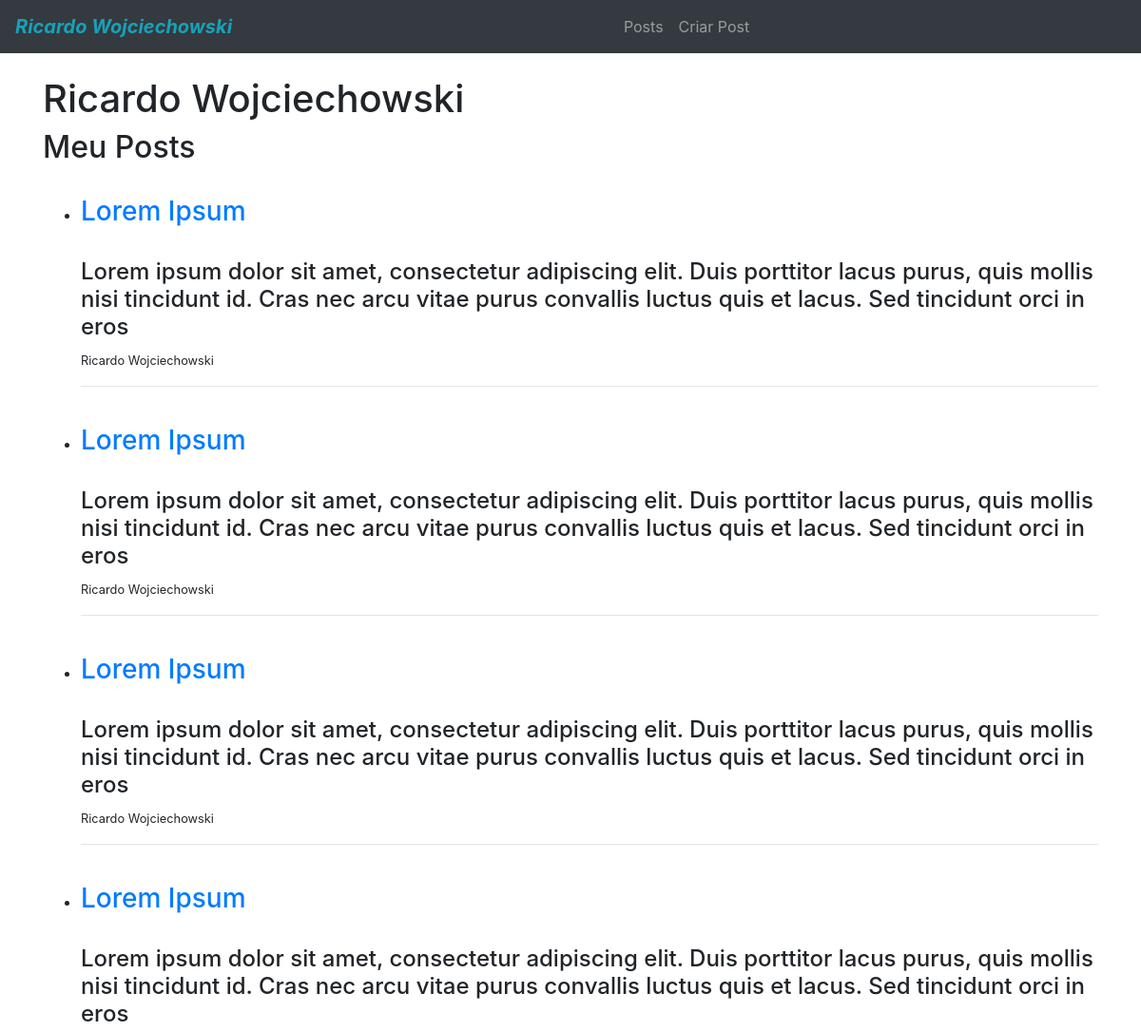
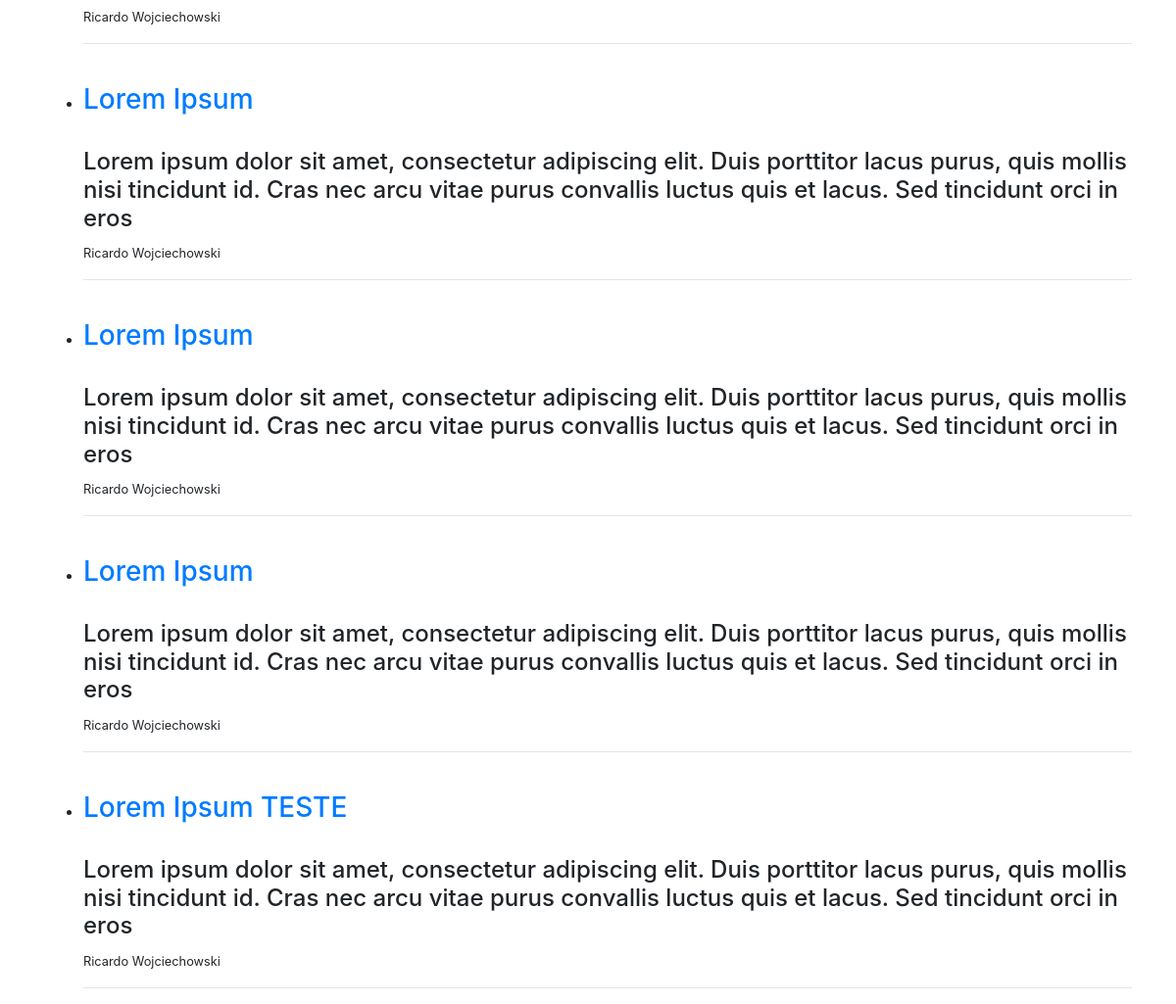
The page / on the database its author committed (2 pictures, top to bottom).
### blog/models.py (models this page shows, shortened)
class Post(models.Model):
    title = models.CharField(max_length=255)
    author = models.ForeignKey(User, on_delete=models.CASCADE)
    body = models.TextField()

### blog/views.py (the view)
# urls.py: path('', HomeView.as_view(), name="home"),
class HomeView(ListView):
    model = Post
    template_name = 'home.html'

### templates/home.html
{% extends 'base.html' %}
{% block content %}
<h1>Ricardo Wojciechowski</h1>
<h2>Meu Posts</h2>
<ul>
    {% for post in object_list %}
        <br>
        <li>
            <h3><a href="{% url 'article-detail' post.pk %}">{{ post.title }}</a></h3>
            <br>
            <h4>{{ post.body | slice:":200" }}</h4>
            <p><small>{{ post.author.first_name }} {{ post.author.last_name }}</small></p>
        </li>
        <hr>
    {% endfor %}
</ul>
{% endblock %}

### rows shown on the page
Post: title "Lorem Ipsum", body "Lorem ipsum dolor sit amet, consectetur adipiscing elit. Duis porttitor lacus purus, quis mollis nisi tincidunt id. Cras nec arcu vitae purus convallis luctus quis et lacus. Sed tincidunt orci in eros", author.first_name "Ricardo", author.last_name "Wojciechowski"
Post: title "Lorem Ipsum", body "Lorem ipsum dolor sit amet, consectetur adipiscing elit. Duis porttitor lacus purus, quis mollis nisi tincidunt id. Cras nec arcu vitae purus convallis luctus quis et lacus. Sed tincidunt orci in eros", author.first_name "Ricardo", author.last_name "Wojciechowski"
Post: title "Lorem Ipsum", body "Lorem ipsum dolor sit amet, consectetur adipiscing elit. Duis porttitor lacus purus, quis mollis nisi tincidunt id. Cras nec arcu vitae purus convallis luctus quis et lacus. Sed tincidunt orci in eros", author.first_name "Ricardo", author.last_name "Wojciechowski"
Post: title "Lorem Ipsum", body "Lorem ipsum dolor sit amet, consectetur adipiscing elit. Duis porttitor lacus purus, quis mollis nisi tincidunt id. Cras nec arcu vitae purus convallis luctus quis et lacus. Sed tincidunt orci in eros", author.first_name "Ricardo", author.last_name "Wojciechowski"
Post: title "Lorem Ipsum", body "Lorem ipsum dolor sit amet, consectetur adipiscing elit. Duis porttitor lacus purus, quis mollis nisi tincidunt id. Cras nec arcu vitae purus convallis luctus quis et lacus. Sed tincidunt orci in eros", author.first_name "Ricardo", author.last_name "Wojciechowski"
Post: title "Lorem Ipsum", body "Lorem ipsum dolor sit amet, consectetur adipiscing elit. Duis porttitor lacus purus, quis mollis nisi tincidunt id. Cras nec arcu vitae purus convallis luctus quis et lacus. Sed tincidunt orci in eros", author.first_name "Ricardo", author.last_name "Wojciechowski"
Post: title "Lorem Ipsum", body "Lorem ipsum dolor sit amet, consectetur adipiscing elit. Duis porttitor lacus purus, quis mollis nisi tincidunt id. Cras nec arcu vitae purus convallis luctus quis et lacus. Sed tincidunt orci in eros", author.first_name "Ricardo", author.last_name "Wojciechowski"
Post: title "Lorem Ipsum TESTE", body "Lorem ipsum dolor sit amet, consectetur adipiscing elit. Duis porttitor lacus purus, quis mollis nisi tincidunt id. Cras nec arcu vitae purus convallis luctus quis et lacus. Sed tincidunt orci in eros", author.first_name "Ricardo", author.last_name "Wojciechowski"
